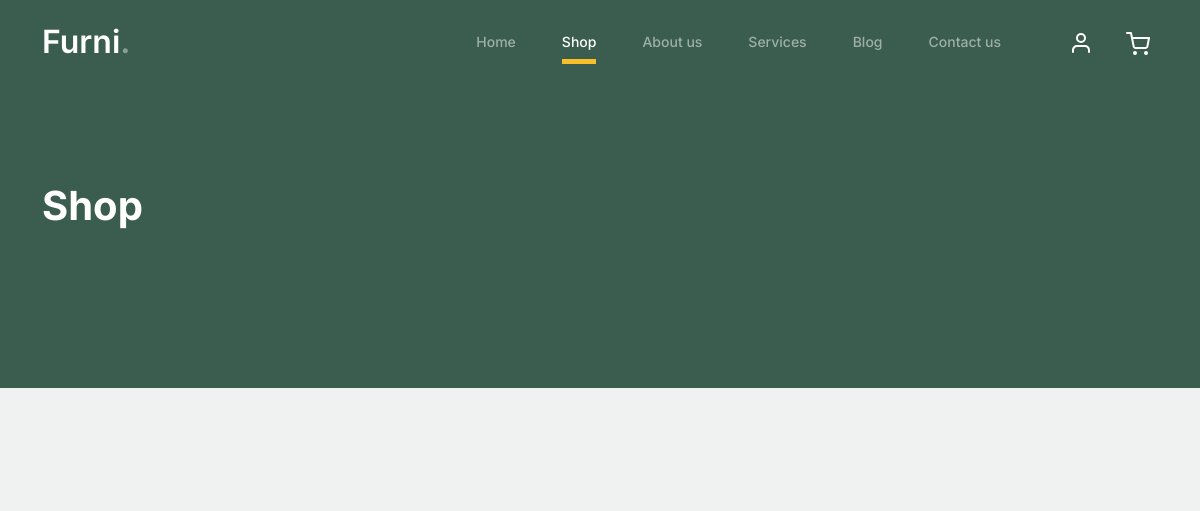
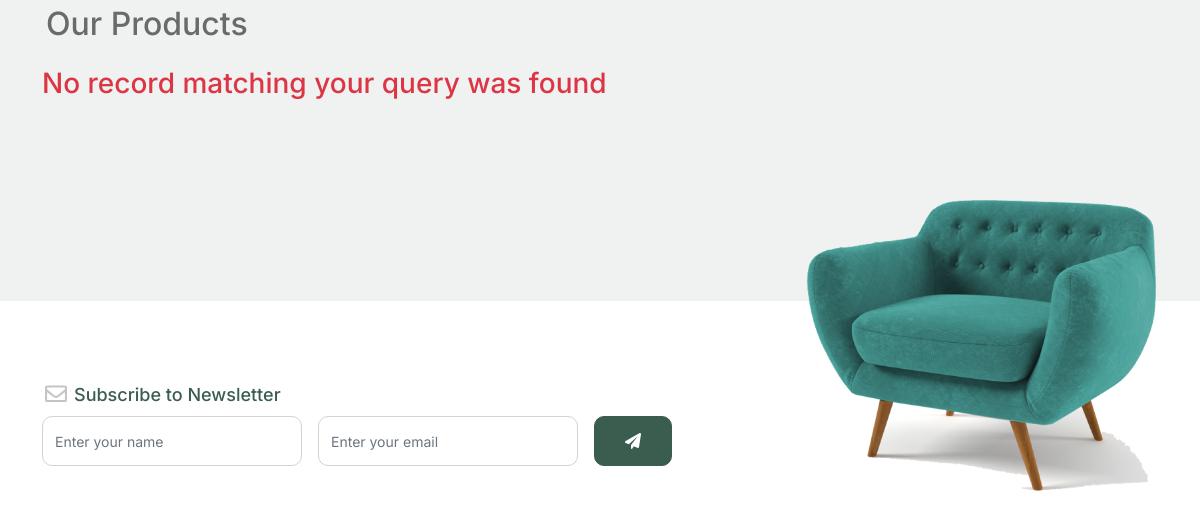
The page /shop/ (upper part) on the database as committed earlier (2 pictures, top to bottom).
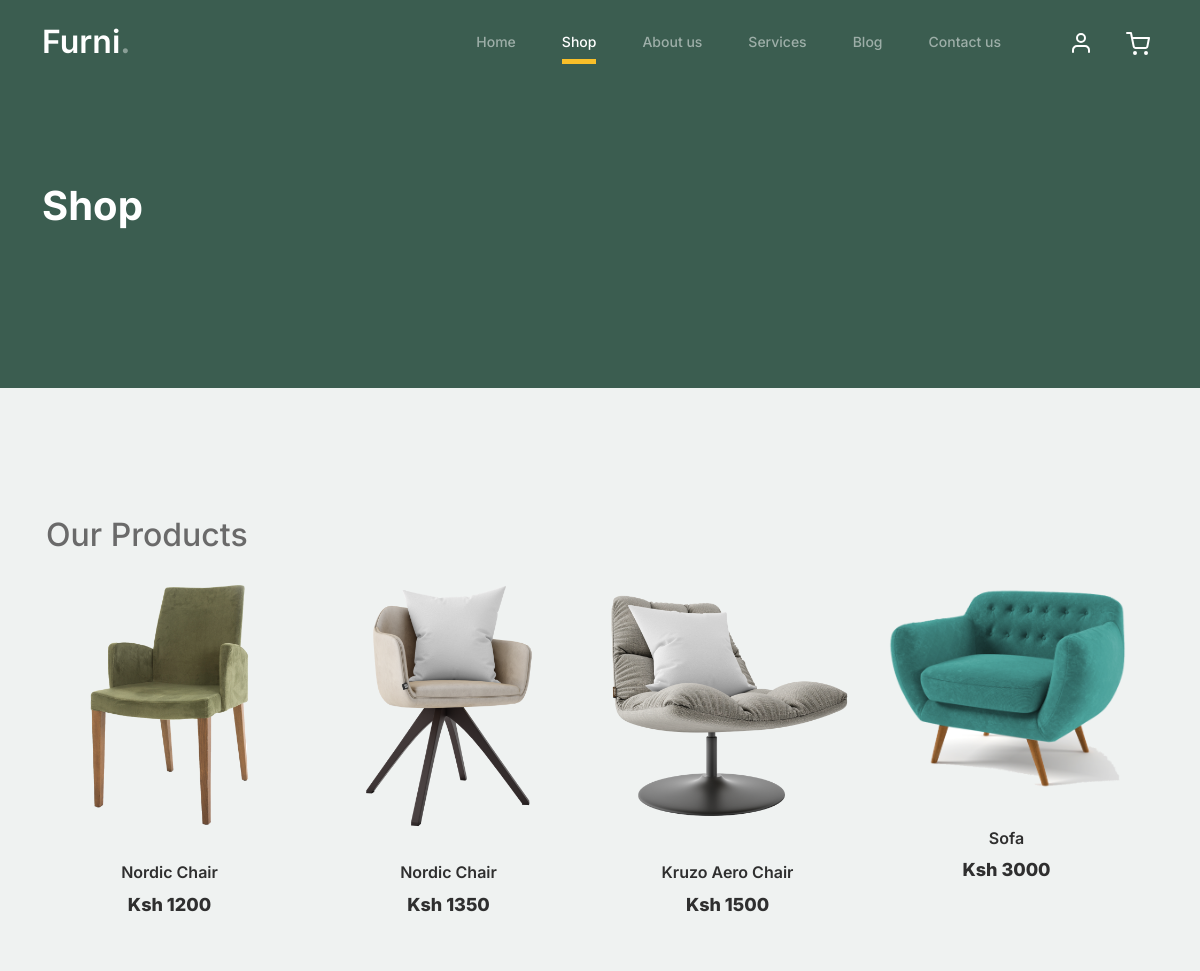
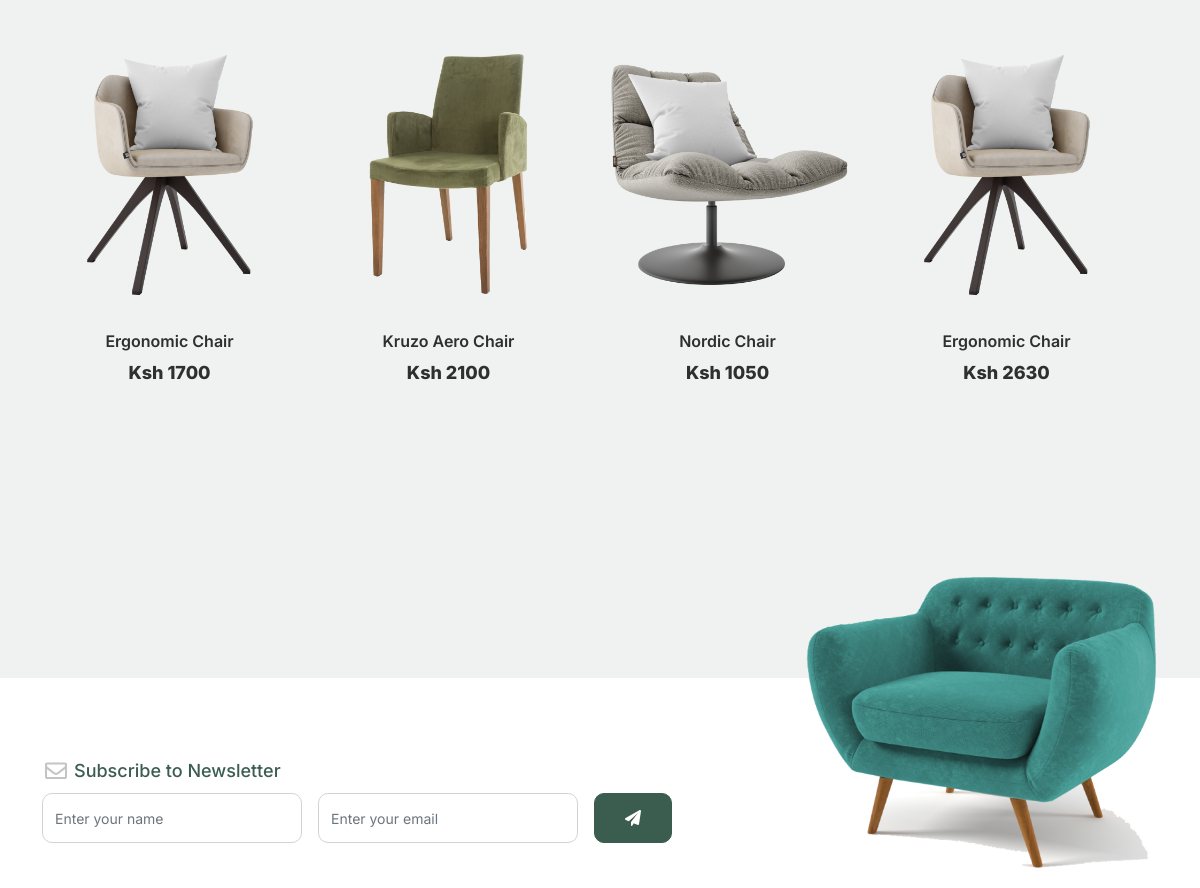
The same page on the database as committed later (2 pictures, top to bottom).
### Shop/models.py (models this page shows, shortened)
class Product(models.Model):
        image = models.ImageField(upload_to="uploads/products", default="uploads/products/product1.jpg")
        name = models.CharField(max_length=100, blank=False, null=False)
        Price = models.CharField(max_length=100, blank=False, null=False)

### Shop/views.py (the view)
# urls.py: path('shop/', views.shop, name="shop"),
def shop(request):
    data = Product.objects.all()
    return render(request, "shop.html",{ 'navbar': 'shop', 'data':data})

### Shop/Templates/shop.html (shortened to what this page needs)
{% extends "layout.html" %}
{% load static %}
{% block body %}
<div class="hero">
				<div class="container">
					<div class="row justify-content-between">
						<div class="col-lg-5">
							<div class="intro-excerpt">
								<h1>Shop</h1>
							</div>
						</div>
						<div class="col-lg-7">
						</div>
					</div>
				</div>
			</div>
    <div class="untree_co-section product-section before-footer-section">
		    <div class="container">
		      	<div class="row">
            <h2 class="p-3">Our Products</h2><br><br>
            {% if data  %}
            <div class="row w-100">
                {% for product in data %}
                    <div class="col-12 col-md-4 col-lg-3 mb-5">
						<a class="product-item" href="{% url 'Shop:cart' %}">
							<img src="/media/{{ product.image }}" class="img-fluid product-thumbnail">
							<h3 class="product-title">{{ product.name }}</h3>
							<strong class="product-price">{{ product.Price }}</strong>
						</a>
					</div>
                {% endfor %}
            </div>
             {% else %}
               <h3 class="text-danger">No record matching your query was found</h3>
            {% endif %}
                	</div>
		    </div>
		</div>
{% endblock %}

Rows that differ between the two databases and show on the page:
added Product: image (picture), name "Nordic Chair", Price "Ksh 1200"
added Product: image (picture), name "Nordic Chair", Price "Ksh 1350"
added Product: image (picture), name "Kruzo Aero Chair", Price "Ksh 1500"
added Product: image (picture), name "Sofa", Price "Ksh 3000"
added Product: image (picture), name "Ergonomic Chair", Price "Ksh 1700"
added Product: image (picture), name "Kruzo Aero Chair", Price "Ksh 2100"
added Product: image (picture), name "Nordic Chair", Price "Ksh 1050"
added Product: image (picture), name "Ergonomic Chair", Price "Ksh 2630"
Other text that changed with them:
text no longer shown: "No record matching your query was found"
